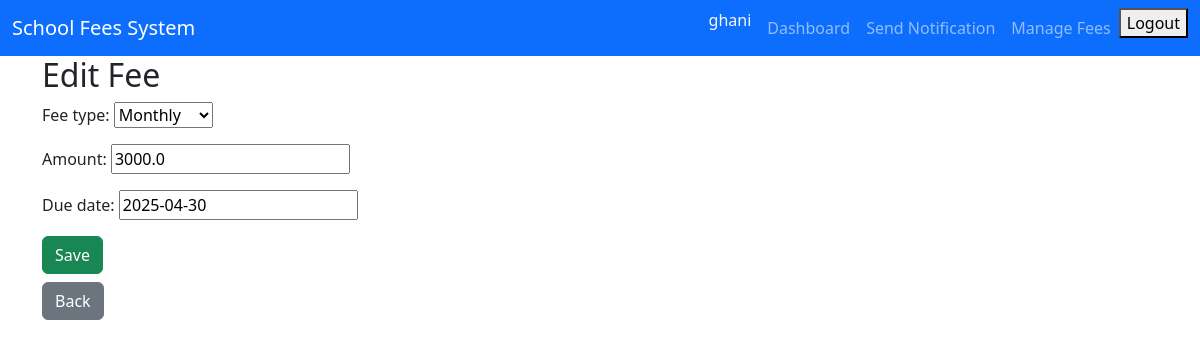
The page /payments/fee-structure/update/1/ (signed in) on the database its author committed.
### school_fees_system/accounts/models.py (models this page shows)
class CustomUser(AbstractUser):
    ROLE_CHOICES = (
        ('admin', 'Admin'),
        ('parent', 'Parent')
    )
    role = models.CharField(max_length=10, choices=ROLE_CHOICES)

### school_fees_system/payments/models.py (models this page shows, shortened)
class FeeStructure(models.Model):
    FEE_TYPES = (
        ('monthly', 'Monthly'),
        ('term', 'Term-wise'),
    )
    fee_type = models.CharField(max_length=10, choices=FEE_TYPES)
    amount = models.FloatField()
    due_date = models.DateField()

### school_fees_system/payments/views.py (the view)
# urls.py: path('fee-structure/update/<int:pk>/', views.fee_structure_update, name="fee_structure_update"),
@login_required
def fee_structure_update(request, pk):
    structure = FeeStructure.objects.get(pk=pk)
    if request.method == 'POST':
        form = FeeStructureForm(request.POST, instance=structure)
        if form.is_valid():
            form.save()
            return redirect('fee_structure_list')
    else:
        form = FeeStructureForm(instance=structure)
    return render(request, 'payments/fee_structure_form.html', {'form': form})

### school_fees_system/payments/forms.py
class FeeStructureForm(forms.ModelForm):
    class Meta:
        model = FeeStructure
        fields = ['fee_type', 'amount', 'due_date']

### school_fees_system/payments/templates/payments/fee_structure_form.html (shortened to what this page needs)
{% extends 'base.html' %}
{% block content %}
<h2>{% if form.instance.pk %}Edit Fee{% else %}Add New Fee{% endif %}</h2>
<form method="post">
    {{ form.as_p }}
    <button type="submit" class="btn btn-success">Save</button>
</form>
<a href="{% url 'fee_structure_list' %}" class="btn btn-secondary mt-2">Back</a>
{% endblock %}

### school_fees_system/accounts/templates/base.html (shortened to what this page needs)
<!DOCTYPE html>
<html lang="en">
<head>
    <link href="https://cdn.jsdelivr.net/npm/bootstrap@5.3.2/dist/css/bootstrap.min.css" rel="stylesheet">
</head>
<body>
<nav class="navbar navbar-expand-lg navbar-dark bg-primary">
  <div class="container-fluid">
      <a class="navbar-brand" href="
        {% if request.user.role == 'parent' %}
            {% url 'parent_dashboard' %}
          {% else %}
            {% url 'admin_dashboard' %}
          {% endif %}
       ">School Fees System</a>
      <div class="collapse navbar-collapse" id="navbarNav">
          <ul class="navbar-nav ms-auto">
              {% if request.user.is_authenticated %}
                  {% if request.user.role == 'admin' %}
                    <li class="nav-item">
                      <span class="text-light me-2 bold">{{ user.username }}</span>
                    </li>
                      <li class="nav-item">
                          <a class="nav-link" href="{% url 'admin_dashboard' %}">Dashboard</a>
                      </li>
                      <li class="nav-item">
                          <a class="nav-link" href="{% url 'send_manual_notification' %}">Send Notification</a>
                      </li>
                      <li class="nav-item">
                          <a class="nav-link" href="{% url 'fee_structure_list' %}">Manage Fees</a>
                      </li>
                  {% endif %}
                  <li class="nav-item">
                    <form action="{% url 'logout' %}" method="post">
                      <button type="submit">Logout</button>
                    </form>
                  </li>
              {% else %}
                  <li class="nav-item">
                      <a class="nav-link" href="{% url 'login' %}">Login</a>
                  </li>
              {% endif %}
          </ul>
      </div>
  </div>
</nav>
<div class="container">
    {% block content %}
    {% endblock %}
</div>
</body>
</html>

### rows shown on the page
CustomUser: username "ghani"
FeeStructure: fee_type "Monthly", amount "3000.0", due_date "2025-04-30"
